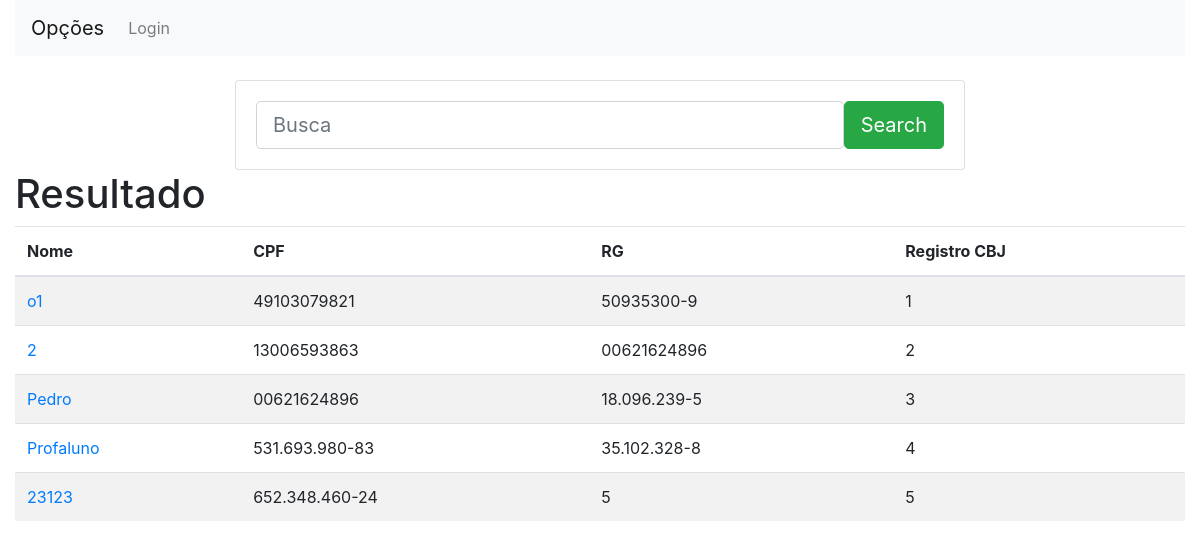
The app's page /core/search_pessoa/, older data.
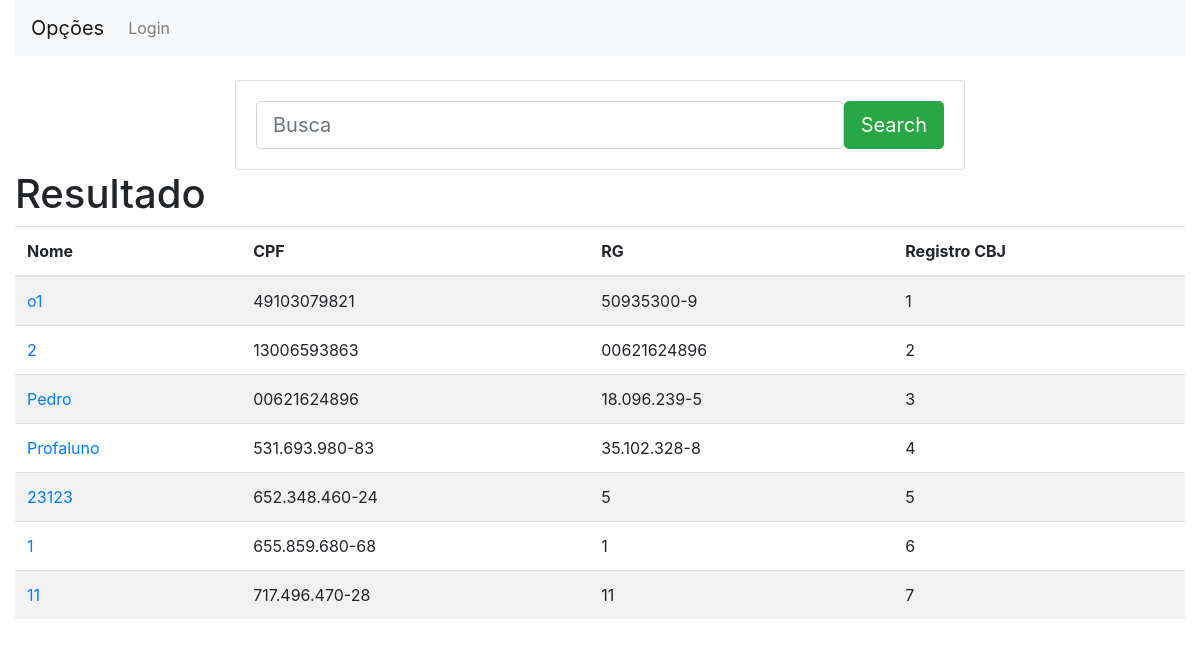
The same page, newer data.
### core/models.py (models this page shows)
class Pessoa(models.Model): # Classe Pessoa
    Nome = models.CharField(max_length=45)
    DataNascimento = models.DateField()
    CPF = CPFField('CPF', unique=True)
    RGNumero = models.CharField(max_length=12, unique=True)
    RGOrgao = models.CharField(max_length=20)
    RegistroCBJ = models.AutoField(primary_key=True, unique=True, editable=False)
    Faixa = models.ForeignKey(Faixa, on_delete=models.CASCADE)
    FaixaDataEntrega = models.DateTimeField(auto_now=True)
    CEP = models.CharField(max_length=20)
    Rua = models.CharField(max_length=50)
    Numero = models.SmallIntegerField()
    Complemento = models.CharField(max_length=50, blank=True, null=True)
    Bairro = models.CharField(max_length=50)
    Estado = models.CharField(max_length=50)
    Cidade = models.CharField(max_length=50)
    Telefone1 = models.CharField(max_length=20)
    Telefone2 = models.CharField(max_length=20)
    Observacoes = models.TextField(max_length=50, blank=True, null=True)
    DataCadastro = models.DateField(editable=False, auto_now=True)

### core/views.py (the view)
# urls.py: path('search_pessoa/', search_pessoa.as_view(), name='search_pessoa'), # SEARCH
class search_pessoa(ListView):
    model = Pessoa
    template_name = 'core/search_pessoa.html'
    def get_queryset(self): # funcao para aplicar os filtros de busca
        query = self.request.GET.get('q')
        if not query :
            query = ""
        object_list = Pessoa.objects.filter(
            Q(Nome__icontains=query) | Q(CPF__icontains=query)  | Q(RGNumero__icontains=query)  | Q(RegistroCBJ__icontains=query)
        )
        return object_list

### core/templates/core/search_pessoa.html (shortened to what this page needs)
{% extends 'core/base.html' %}
{% block main %}
{% include 'core/menu.html' %}
<div class="container">
  <br/>
	<div class="row justify-content-center">
    <div class="col-12 col-md-10 col-lg-8">
        <form class="card card-sm" action="{% url 'search_pessoa' %}" method="get">
            <div class="card-body row no-gutters align-items-center">
                <div class="col">
                    <input class="form-control form-control-lg form-control-borderless" type="search" placeholder="Busca" aria-label="Busca" name="q">
                </div>
                <div class="col-auto">
                    <button class="btn btn-lg btn-success" type="submit">Search</button>
                </div>
            </div>
        </form>
    </div>
  </div>
</div>
<h1>Resultado</h1>
<table class="table table-striped">
  <thead>
    <tr>
      <th scope="col">Nome</th>
      <th scope="col">CPF</th>
      <th scope="col">RG</th>
      <th scope="col">Registro CBJ</th>
    </tr>
  </thead>
  <tbody>
    {% for pessoa in object_list %}
        <tr>
            <td><a href="{% url 'core_update_pessoa' pessoa.RegistroCBJ %}">{{ pessoa.Nome }}</a></td>
            <td>{{ pessoa.CPF }}</td>
            <td>{{ pessoa.RGNumero }}</td>
            <td>{{ pessoa.RegistroCBJ }}</td>
        </tr>
    {% endfor %}
  </tbody>
</table>
{% endblock %}

### core/templates/core/base.html (shortened to what this page needs)
{% load static %}
<!DOCTYPE html>
<html lang="pt-br">
<head>
  <link rel="stylesheet" href="{% static '/bootstrap/css/bootstrap.css' %}">
</head>
<body>
  <div class="container-fluid">
      {% block main %}
      {% endblock %}
  </div>
</body>
</html>

### core/templates/core/menu.html (shortened to what this page needs)
<nav class="navbar navbar-expand-lg navbar-light bg-light">
  <a class="navbar-brand" href="">Opções</a>
  <div class="collapse navbar-collapse" id="navbarNavDropdown">
    <ul class="navbar-nav mr-auto">
      {% if user.is_authenticated %}
      <li class="nav-item dropdown">
        <a class="nav-link dropdown-toggle" href="#" id="navbarDropdownMenuLink" data-toggle="dropdown" aria-haspopup="true" aria-expanded="false">
          Cadastro
        </a>
        <div class="dropdown-menu" aria-labelledby="navbarDropdownMenuLink">
          <a class="dropdown-item" href="{% url 'core_cadastra_filiado' %}">Cadastre um filiado</a>
          <a class="dropdown-item" href="{% url 'core_cadastra_professor' %}">Cadastre um professor</a>
          <a class="dropdown-item" href="{% url 'core_cadastra_academia' %}">Cadastre uma academia</a>
        </div>
      </li>
      <li class="nav-item dropdown">
        <a class="nav-link dropdown-toggle" href="#" id="navbarDropdownMenuLink" data-toggle="dropdown" aria-haspopup="true" aria-expanded="false">
          Busca
        </a>
        <div class="dropdown-menu" aria-labelledby="navbarDropdownMenuLink">
          <a class="dropdown-item" href="{% url 'search_pessoa' %}">Busque uma pessoa</a>
          <a class="dropdown-item" href="{% url 'search_academia' %}">Busque uma academia</a>
        </div>
      </li>
        <li class="nav-item">
          <a class="nav-link" href="{% url 'core_list_filiacao' %}">Carteiras Vencidas</a>
        </li>
        <li class="nav-item">
          <a class="nav-link disabled" href="">Ola, {{ user }}</a>
        </li>
        <li class="nav-item">
          <a class="nav-link" href="{% url 'logout' %}">Logout</a>
        </li>
      {% else %}
        <li class="nav-item">
          <a class="nav-link" href="{% url 'login' %}">Login</a>
        </li>
      {% endif %}
    </ul>
  </div>
</nav>

Row changes from the older to the newer data that the page shows:
added Pessoa: Nome "1", CPF "655.859.680-68", RGNumero "1", RegistroCBJ "6"
added Pessoa: Nome "11", CPF "717.496.470-28", RGNumero "11", RegistroCBJ "7"
